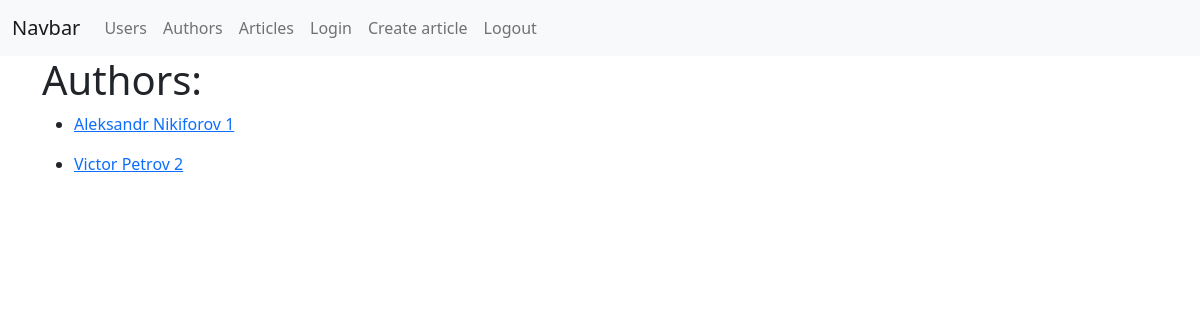
The app's page /authors/ (signed in) with its own data.
### blog/models.py (models this page shows, shortened)
class Author(db.Model):
    __tablename__='authors'
    id = db.Column(db.Integer, primary_key=True)
    user_id = db.Column(db.Integer, ForeignKey('users.id'), nullable=False)
    user = relationship('User', back_populates='author')
    article = relationship('Article', uselist=False, back_populates='author')

class User(db.Model, UserMixin):
    __tablename__ = 'users'
    id = db.Column(db.Integer, primary_key=True)
    email = db.Column(db.String(255), unique=True)
    first_name = db.Column(db.String(255))
    last_name = db.Column(db.String(255))
    password = db.Column(db.String(255))
    is_staff = db.Column(db.Boolean, default=False)
    author = relationship('Author', uselist=False, back_populates='user')

### blog/author/views.py (the view)
@author.route('/')
def author_list():
    authors = Author.query.all()
    return render_template(
        'authors/list.html',
        authors=authors,
        )

### blog/app.py (called while the page is built)
def register_extensions(app):
    db.init_app(app)
    migrate.init_app(app, db, compare_type=True)
    csrf.init_app(app)
    admin.init_app(app)
    api.plugins = [
        ApiSpecPlugin(
            app=app,
            tags={
                'Tag': 'Tag API',
                'User': 'User API',
                'Author': 'Author API',
                'Article': 'Article API',
            }
        ),
    ]
    api.init_app(app)
    login_manager.login_view = 'auth.login'
    login_manager.init_app(app)
    @login_manager.user_loader
    def load_user(user_id):
        return User.query.get(int(user_id))

### blog/templates/authors/list.html (shortened to what this page needs)
{% extends 'base.html' %}
{% block body %}
<div class="row">
    <div class="col">
        <h1>Authors:</h1>
        {% for author in authors %}
            <ul>
                <li>
                    <a href="{{url_for('user.profile',pk=author.user.id)}}">
                        {{ author.user.first_name }} {{ author.user.last_name }} {{ author.id }}
                    </a>
                </li>
            </ul>
        {% endfor %}
    </div>
</div>
{% endblock body %}

### records on screen
Author: user.first_name "Aleksandr", user.last_name "Nikiforov", id "1"
Author: user.first_name "Victor", user.last_name "Petrov", id "2"
